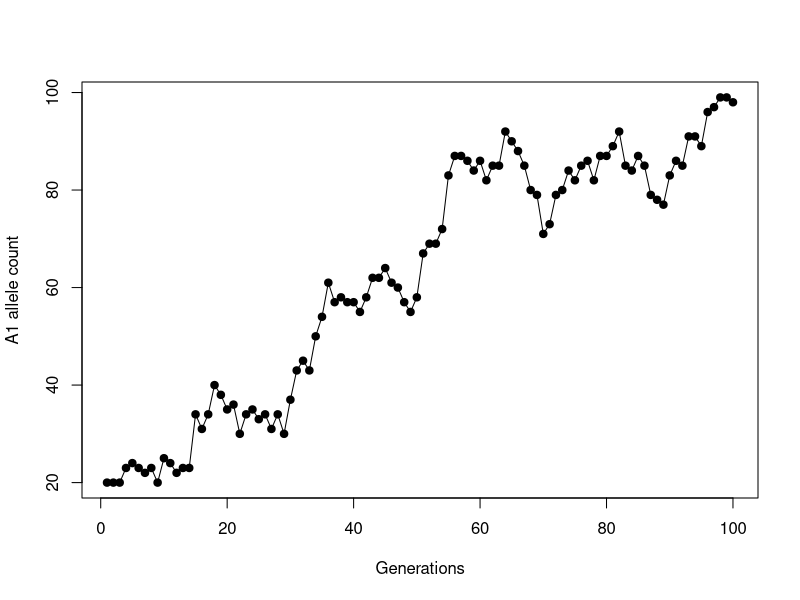
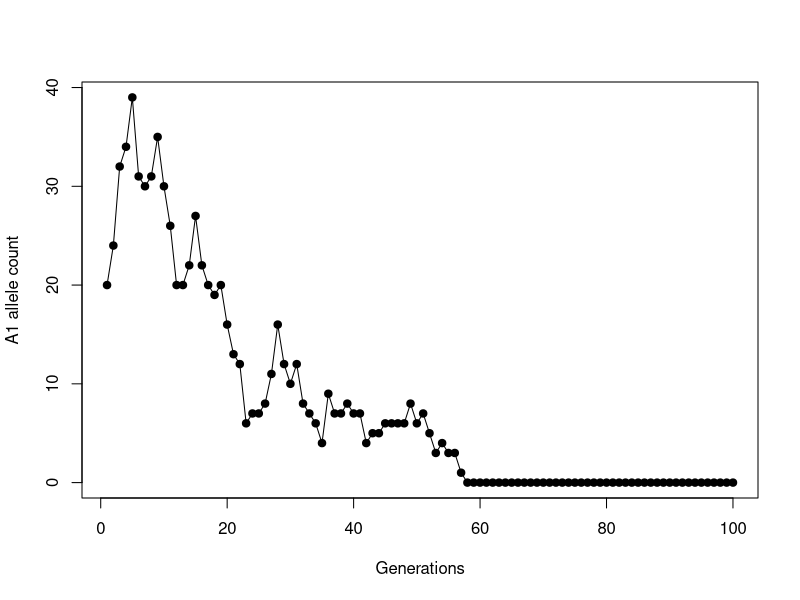

R code for these plots, in order: (Note: this script raises an error after producing the figures.)
## ---- chunk 1
wright_fisher <- function(N=1000, t=100, A1=100){
  # N: number of diploid individuals. [N=1000, integer]
  # t: number of generations. [t=100, numeric]
  # A1: number of A1 (the minor allele) in the first generation. [A1=10, integer]

  # create a vector 
  x <- 0
  x[1] <- A1

  # Start to loop over m generations
  # binomial sampling at each generation - determines allele count in next generations
  for (i in 2:t){
    # calculate allele freq in the current generation
    k <- (x[i-1])/(2*N)
    # generate a vector with 2N individuals
    n <- seq(0,2*N,1)
    
    # density for the binomial distribution with paramters size=2N and prob=k
    prob <- dbinom(n, 2*N, k)
    # plot(prob)
    # choose one from a vector each with certain prob
    x[i] <- sample(0:(2*N), 1, prob=prob)
  }
  # return back the results
  return(x)
}

# sim1 <- wright_fisher(N=50, t=100, A1=20)
## ---- chunk 2
set.seed(1234587)
sim1 <- wright_fisher(N=50, t=1000, A1=20)
plot(sim1[1:100], type="o", pch=19, xlab="Generations", ylab="A1 allele count")

sim1 <- wright_fisher(N=50, t=1000, A1=20)
plot(sim1[1:100], type="o", pch=19, xlab="Generations", ylab="A1 allele count")

## ---- chunk 3
set.seed(123456)
sim1 <- wright_fisher(N=50000, t=100, A1=20000)
#plot(sim1[1:100], type="o", pch=19, xlab="Generations", ylab="A1 allele count")
write.table(sim1, "cache/sim1_hcc.txt", sep="\t", row.names=FALSE, quote=FALSE)


#
sim1 <- read.table("../../cache/sim1_hcc.txt", header=T)
plot(sim1$x, type="o", pch=19, xlab="Generations", ylab="A1 allele count")
